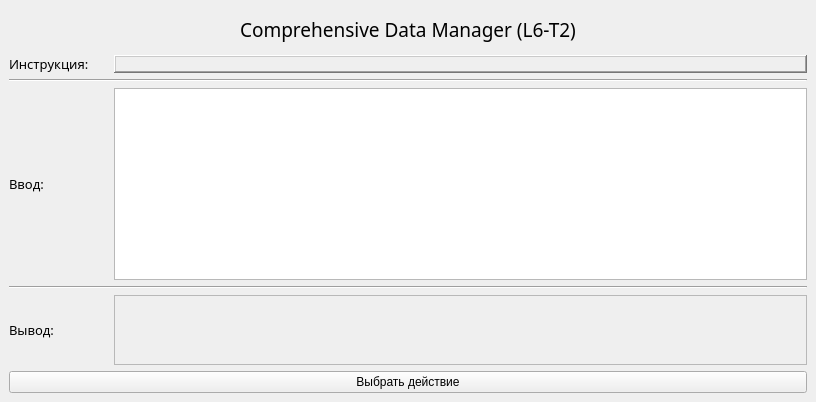
<?xml version="1.0" encoding="UTF-8"?>
<ui version="4.0">
 <class>MainWindow</class>
 <widget class="QMainWindow" name="MainWindow">
  <property name="geometry">
   <rect>
    <x>0</x>
    <y>0</y>
    <width>816</width>
    <height>402</height>
   </rect>
  </property>
  <property name="windowTitle">
   <string>MainWindow</string>
  </property>
  <widget class="QWidget" name="centralwidget">
   <layout class="QVBoxLayout" name="verticalLayout">
    <item>
     <layout class="QGridLayout" name="gridLayout" rowstretch="3,0,0,0,0,0" columnstretch="1,2,5">
      <item row="5" column="0">
       <widget class="QLabel" name="label_4">
        <property name="font">
         <font>
          <family>Source Code Pro</family>
          <pointsize>10</pointsize>
         </font>
        </property>
        <property name="text">
         <string>Вывод:</string>
        </property>
       </widget>
      </item>
      <item row="0" column="0" colspan="3">
       <widget class="QLabel" name="label">
        <property name="font">
         <font>
          <family>Source Code Pro</family>
          <pointsize>14</pointsize>
         </font>
        </property>
        <property name="text">
         <string>Comprehensive Data Manager (L6-T2)</string>
        </property>
        <property name="alignment">
         <set>Qt::AlignCenter</set>
        </property>
       </widget>
      </item>
      <item row="3" column="1" colspan="2">
       <widget class="QPlainTextEdit" name="input"/>
      </item>
      <item row="1" column="0">
       <widget class="QLabel" name="label_2">
        <property name="font">
         <font>
          <family>Source Code Pro</family>
          <pointsize>10</pointsize>
         </font>
        </property>
        <property name="text">
         <string>Инструкция:</string>
        </property>
       </widget>
      </item>
      <item row="1" column="1" colspan="2">
       <widget class="QLabel" name="instruction">
        <property name="sizePolicy">
         <sizepolicy hsizetype="Preferred" vsizetype="Expanding">
          <horstretch>0</horstretch>
          <verstretch>0</verstretch>
         </sizepolicy>
        </property>
        <property name="frameShape">
         <enum>QFrame::WinPanel</enum>
        </property>
        <property name="frameShadow">
         <enum>QFrame::Raised</enum>
        </property>
        <property name="text">
         <string/>
        </property>
        <property name="wordWrap">
         <bool>true</bool>
        </property>
       </widget>
      </item>
      <item row="5" column="1" colspan="2">
       <widget class="QScrollArea" name="scrollArea">
        <property name="widgetResizable">
         <bool>true</bool>
        </property>
        <widget class="QWidget" name="scrollAreaWidgetContents">
         <property name="geometry">
          <rect>
           <x>0</x>
           <y>0</y>
           <width>689</width>
           <height>68</height>
          </rect>
         </property>
         <property name="sizePolicy">
          <sizepolicy hsizetype="Preferred" vsizetype="Expanding">
           <horstretch>0</horstretch>
           <verstretch>0</verstretch>
          </sizepolicy>
         </property>
         <layout class="QVBoxLayout" name="verticalLayout_2">
          <item>
           <widget class="QLabel" name="output">
            <property name="text">
             <string/>
            </property>
            <property name="wordWrap">
             <bool>true</bool>
            </property>
           </widget>
          </item>
         </layout>
        </widget>
       </widget>
      </item>
      <item row="3" column="0">
       <widget class="QLabel" name="label_3">
        <property name="font">
         <font>
          <family>Source Code Pro</family>
          <pointsize>10</pointsize>
         </font>
        </property>
        <property name="text">
         <string>Ввод:</string>
        </property>
       </widget>
      </item>
      <item row="2" column="0" colspan="3">
       <widget class="Line" name="line">
        <property name="orientation">
         <enum>Qt::Horizontal</enum>
        </property>
       </widget>
      </item>
      <item row="4" column="0" colspan="3">
       <widget class="Line" name="line_2">
        <property name="orientation">
         <enum>Qt::Horizontal</enum>
        </property>
       </widget>
      </item>
     </layout>
    </item>
    <item>
     <widget class="QPushButton" name="chooseBtn">
      <property name="text">
       <string>Выбрать действие</string>
      </property>
     </widget>
    </item>
   </layout>
  </widget>
 </widget>
 <resources/>
 <connections/>
</ui>
